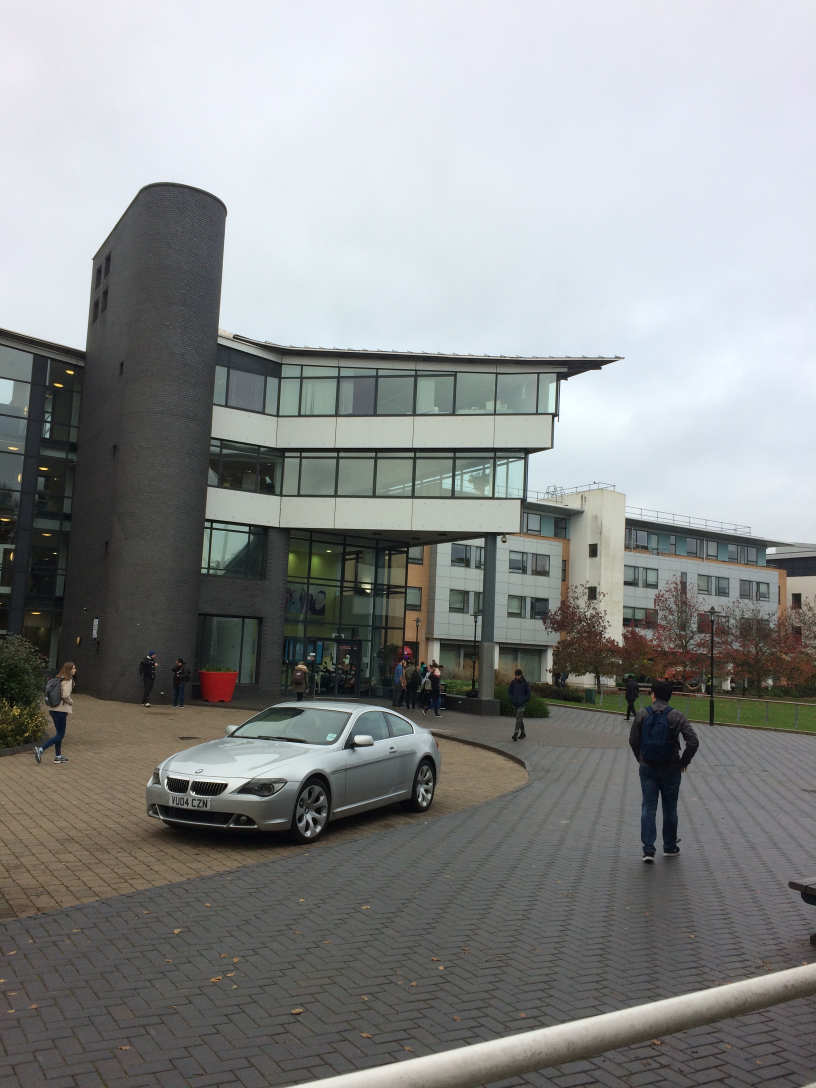
//> input picture img1.jpg, 2448 x 3264 px (shown at 1/3 size)
$ ./main   (built with g++ and OpenCV 4)
//> lines starting //> are read from the running program, lines starting //| are printed output that depends on the picture
#include <opencv2/features2d.hpp>
#include <opencv2/opencv.hpp>
#include <opencv2/highgui.hpp>      //for imshow
#include <opencv2/calib3d.hpp>      //for imshow
#include <opencv2/xfeatures2d.hpp>      //for imshow
#include <opencv2/imgproc.hpp>

#include <vector>
#include <iostream>
#include <iomanip>
#include <iostream>
#include <stdio.h>
#include <time.h>
#include <algorithm>

#define PI 3.14159265

using namespace std;
using namespace cv;
//#include <vector>

//RobustMatcher class taken from OpenCV2 Computer Vision Application Programming Cookbook Ch 9
class RobustMatcher {
  private:
     // pointer to the feature point detector object
     //cv::Ptr<cv::FeatureDetector> detector;
     // pointer to the feature descriptor extractor object
     //cv::Ptr<cv::DescriptorExtractor> extractor;
     // pointer to the matcher object
     //cv::Ptr<cv::DescriptorMatcher > matcher;
     float ratio; // max ratio between 1st and 2nd NN
     bool refineF; // if true will refine the F matrix
     double distance; // min distance to epipolar
     double confidence; // confidence level (probability)
  public:
     RobustMatcher() : ratio(0.95f), refineF(false),
                       confidence(0.99), distance(10.0) {

     }


  void setConfidenceLevel(
         double conf) {
     confidence= conf;
  }
  //Set MinDistanceToEpipolar
  void setMinDistanceToEpipolar(
         double dist) {
     distance= dist;
  }
  //Set ratio
  void setRatio(
         float rat) {
     ratio= rat;
  }

  // Clear matches for which NN ratio is > than threshold
  // return the number of removed points
  // (corresponding entries being cleared,
  // i.e. size will be 0)
  int ratioTest(std::vector<std::vector<cv::DMatch> >
                                               &matches) {
    int removed=0;
      // for all matches
    for (std::vector<std::vector<cv::DMatch> >::iterator
             matchIterator= matches.begin();
         matchIterator!= matches.end(); ++matchIterator) {
           // if 2 NN has been identified
           if (matchIterator->size() > 1) {
               // check distance ratio
               if ((*matchIterator)[0].distance/
                   (*matchIterator)[1].distance > ratio) {
                  matchIterator->clear(); // remove match
                  removed++;
               }
           } else { // does not have 2 neighbours
               matchIterator->clear(); // remove match
               removed++;
           }
    }
    return removed;
  }

  // Insert symmetrical matches in matches vector
  void symmetryTest(
      const std::vector<std::vector<cv::DMatch> >& matches1,
      const std::vector<std::vector<cv::DMatch> >& matches2,
      std::vector<cv::DMatch>& symMatches) {
    // for all matches image 1 -> image 2
    for (std::vector<std::vector<cv::DMatch> >::
             const_iterator matchIterator1= matches1.begin();
         matchIterator1!= matches1.end(); ++matchIterator1) {
       // ignore deleted matches
       if (matchIterator1->size() < 2)
           continue;
       // for all matches image 2 -> image 1
       for (std::vector<std::vector<cv::DMatch> >::
          const_iterator matchIterator2= matches2.begin();
           matchIterator2!= matches2.end();
           ++matchIterator2) {
           // ignore deleted matches
           if (matchIterator2->size() < 2)
              continue;
           // Match symmetry test
           if ((*matchIterator1)[0].queryIdx ==
               (*matchIterator2)[0].trainIdx &&
               (*matchIterator2)[0].queryIdx ==
               (*matchIterator1)[0].trainIdx) {


               // add symmetrical match
                 symMatches.push_back(
                   cv::DMatch((*matchIterator1)[0].queryIdx,
                             (*matchIterator1)[0].trainIdx,
                             (*matchIterator1)[0].distance));
                 break; // next match in image 1 -> image 2
           }
       }
    }
  }

  // Identify good matches using RANSAC
  // Return fundemental matrix
  cv::Mat ransacTest(
      const std::vector<cv::DMatch>& matches,
      const std::vector<cv::KeyPoint>& keypoints1,
      const std::vector<cv::KeyPoint>& keypoints2,
      std::vector<cv::DMatch>& outMatches) {
   // Convert keypoints into Point2f
   std::vector<cv::Point2f> points1, points2;
   cv::Mat fundemental;
   for (std::vector<cv::DMatch>::
         const_iterator it= matches.begin();
       it!= matches.end(); ++it) {
       // Get the position of left keypoints
       float x= keypoints1[it->queryIdx].pt.x;
       float y= keypoints1[it->queryIdx].pt.y;
       points1.push_back(cv::Point2f(x,y));
       // Get the position of right keypoints
       x= keypoints2[it->trainIdx].pt.x;
       y= keypoints2[it->trainIdx].pt.y;
       points2.push_back(cv::Point2f(x,y));
    }
   // Compute F matrix using RANSAC
   std::vector<uchar> inliers(points1.size(),0);
   if (points1.size()>0&&points2.size()>0){
      cv::Mat fundemental= cv::findFundamentalMat(
         cv::Mat(points1),cv::Mat(points2), // matching points
          inliers,       // match status (inlier or outlier)
          CV_FM_RANSAC, // RANSAC method
          distance,      // distance to epipolar line
          confidence); // confidence probability
      // extract the surviving (inliers) matches
      std::vector<uchar>::const_iterator
                         itIn= inliers.begin();
      std::vector<cv::DMatch>::const_iterator
                         itM= matches.begin();
      // for all matches
      for ( ;itIn!= inliers.end(); ++itIn, ++itM) {
         if (*itIn) { // it is a valid match
             outMatches.push_back(*itM);
          }
       }
       if (refineF) {
       // The F matrix will be recomputed with
       // all accepted matches
          // Convert keypoints into Point2f
          // for final F computation
          points1.clear();
          points2.clear();
          for (std::vector<cv::DMatch>::
                 const_iterator it= outMatches.begin();
              it!= outMatches.end(); ++it) {
              // Get the position of left keypoints
              float x= keypoints1[it->queryIdx].pt.x;
              float y= keypoints1[it->queryIdx].pt.y;
              points1.push_back(cv::Point2f(x,y));
              // Get the position of right keypoints
              x= keypoints2[it->trainIdx].pt.x;
              y= keypoints2[it->trainIdx].pt.y;
              points2.push_back(cv::Point2f(x,y));
          }
          // Compute 8-point F from all accepted matches
          if (points1.size()>0&&points2.size()>0){
             fundemental= cv::findFundamentalMat(
                cv::Mat(points1),cv::Mat(points2), // matches
                CV_FM_8POINT); // 8-point method
          }
       }
    }
    return fundemental;
  }

  // Match feature points using symmetry test and RANSAC
  // returns fundemental matrix
  cv::Mat match(Ptr<ORB>& orb,
		  	  	cv::Mat& image1,
                cv::Mat& image2, // input images
				cv::Mat& descriptors1,
     // output matches and keypoints
     std::vector<cv::DMatch>& matches,
     std::vector<cv::KeyPoint>& keypoints1,
     std::vector<cv::KeyPoint>& keypoints2) {

   cv::Mat descriptors2;

   orb->detectAndCompute(image2, noArray(), keypoints2, descriptors2);

   // 2. Match the two image descriptors
   // Construction of the matcher
   //cv::BruteForceMatcher<cv::L2<float>> matcher;
   // from image 1 to image 2
   // based on k nearest neighbours (with k=2)
   BFMatcher matcher(NORM_HAMMING);

   std::vector<std::vector<cv::DMatch> > matches1;
   matcher.knnMatch(descriptors1,descriptors2,
       matches1, // vector of matches (up to 2 per entry)
       2);        // return 2 nearest neighbours
    // from image 2 to image 1
    // based on k nearest neighbours (with k=2)

    std::vector<std::vector<cv::DMatch> > matches2;
    matcher.knnMatch(descriptors2,descriptors1,
       matches2, // vector of matches (up to 2 per entry)
       2);        // return 2 nearest neighbours
    // 3. Remove matches for which NN ratio is
    // > than threshold
    // clean image 1 -> image 2 matches
    int removed= ratioTest(matches1);
    // clean image 2 -> image 1 matches
    removed= ratioTest(matches2);
    // 4. Remove non-symmetrical matches
    std::vector<cv::DMatch> symMatches;
    symmetryTest(matches1,matches2,symMatches);

    // [42 lines of commented-out code are left out]
    cv::Mat fundemental= ransacTest(symMatches,
                keypoints1, keypoints2, matches);
    // return the found fundemental matrix

    //Alternate Step 5 - finding homography
    //std::vector<uchar> inliers(keypoints1.size(), 0);
    //cv::Mat homography = cv::findHomography(cv::Mat(keypoints1), cv::Mat(keypoints2), inliers, CV_RANSAC, 1.);

    return fundemental;
  }
};


// set parameters
int main(int argc, char *argv[]) {

	//Instantiate robust matcher

	RobustMatcher rmatcher;

	//instantiate detector, extractor, matcher


	//Load input image detect keypoints
	int64 t0 = cv::getTickCount();
	cv::Mat img1;
	std::vector<cv::KeyPoint> img1_keypoints;
	cv::Mat descriptors1;

	cv::Mat img2;

	std::vector<cv::DMatch>  matches;
	img1 = imread("./img1.jpg", IMREAD_GRAYSCALE);
//> img1: 3264 rows x 2448 cols, CV_8UC1; min 0, max 255, mean 140.4
	resize(img1, img1, Size(480,360));
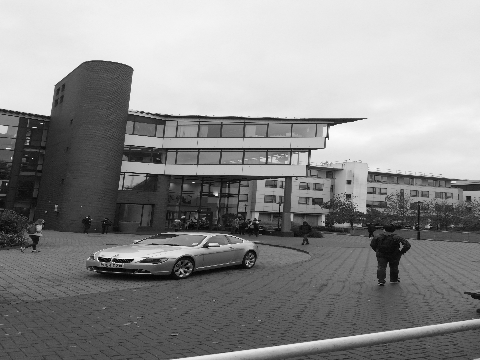
//> img1: 360 rows x 480 cols, CV_8UC1; min 1, max 252, mean 140.3
	medianBlur(img1, img1, 5);
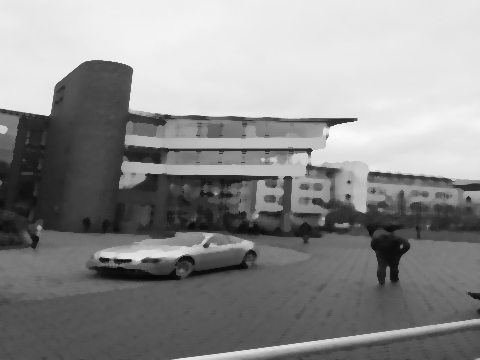
//> img1: 360 rows x 480 cols, CV_8UC1; min 7, max 251, mean 141.3

	Ptr<ORB> orb = ORB::create(500);

	orb->detectAndCompute(img1, noArray(), img1_keypoints, descriptors1);
//> img1_keypoints = 500 keypoints; strongest (x, y, size): (310, 150, 31), (355, 119, 31), (309, 154, 31), (308, 153, 44.6)


	img2 = imread("./img2.jpg" , IMREAD_GRAYSCALE );
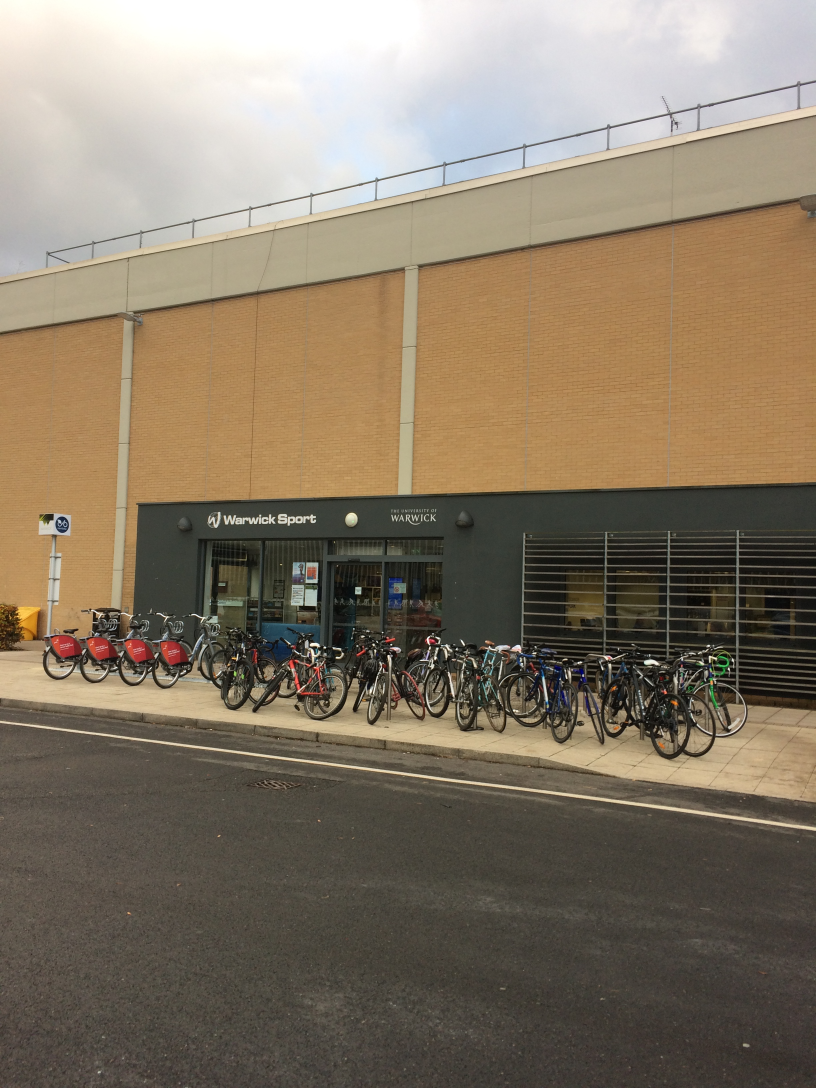
//> input picture img2.jpg, 2448 x 3264 px (shown at 1/3 size)
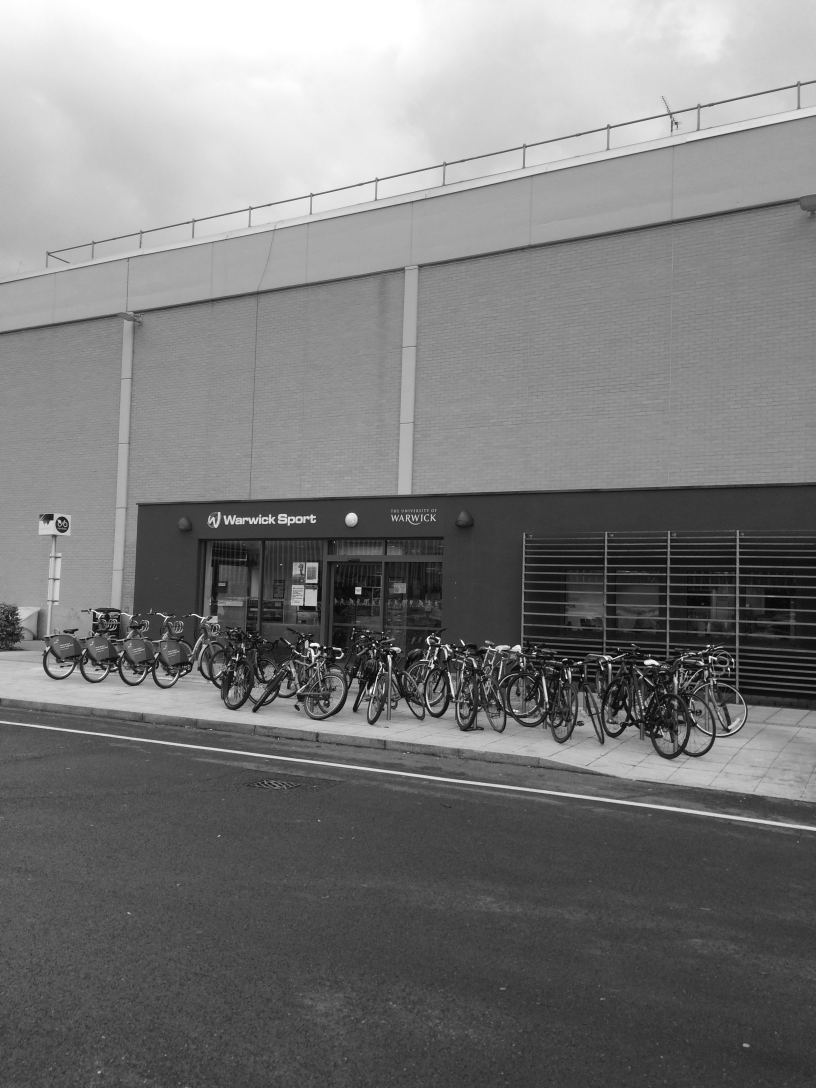
//> img2: 3264 rows x 2448 cols, CV_8UC1 (shown at 1/3 size); min 0, max 255, mean 122.6
	std::vector<cv::KeyPoint> img2_keypoints;


	int j=2;
	char * filename = new char[100];
	while(img2.data)
	{
	    sprintf(filename, "./img%i.jpg",j);
	    cout <<filename <<endl;
	    img2 = imread(filename, IMREAD_GRAYSCALE );
	    if(!img2.data )
	    {
	        // no more images
	        break;
	    }

		resize(img2, img2, Size(480,360));
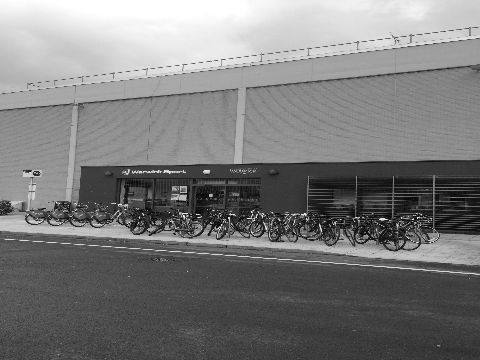
//> img2: 360 rows x 480 cols, CV_8UC1; min 4, max 255, mean 122.4
		//resize(img1R, img1, size(), 0, 0, INTER_NEAREST);


		medianBlur(img2, img2, 5);
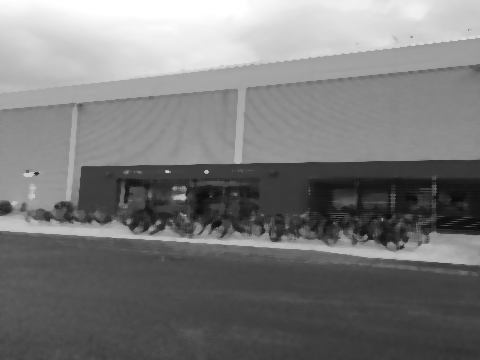
//> img2: 360 rows x 480 cols, CV_8UC1; min 12, max 255, mean 122.1


	    Mat fundemental = rmatcher.match(orb, img1, img2, descriptors1, matches, img1_keypoints, img2_keypoints);
//> in match, `orb->detectAndCompute(image2, noArray(), keypoints2, descriptors2);`: keypoints2 = 500 keypoints; strongest (x, y, size): (35, 173, 31), (206, 172, 37.2), (37, 173, 31), (184, 197, 44.6)
//> in match, `matcher.knnMatch(descriptors1,descriptors2, matches1, 2);`: matches1 = 500 matches
//> after the loop in ratioTest, `for (std::vector<std::vector<cv::DMatch> >::iterator`: removed = 301
//> in match, `removed= ratioTest(matches2);`: removed = 272
//> after the loop in symmetryTest, `for (std::vector<std::vector<cv::DMatch> >::`: symMatches = 49 matches
//> the loop in ransacTest, `for (std::vector<cv::DMatch>:: const_iterator it= matches.begin(); it!..` made 49 passes
//> in ransacTest, `cv::Mat fundemental= cv::findFundamentalMat( cv::Mat(points1),cv::Mat(..`: inliers = 49 values, max 1 at index 3, min 0 at index 0, mean 0.408; fundemental = [[4.07e-06, 5.81e-06, -0.00209], [-6.97e-06, 2.08e-05, -0.00262], [0.000766, -0.00582, 1]]
//> the loop in ransacTest, `for ( ;itIn!= inliers.end(); ++itIn, ++itM)` made 49 passes
//> in match, `cv::Mat fundemental= ransacTest(symMatches, keypoints1, keypoints2, ma..`: matches = 20 matches
//> matches = 20 matches; img2_keypoints has the same summary as keypoints2 in match; fundemental = empty

	    const int symMatchCount = matches.size();
//> symMatchCount = 20
	   	    	//float meanboy;
	   	        Point2f point1;
	   	        Point2f point2;
	   	        float median;
	   	        float meanBoy=0;
	   	        float greatest = 0;
	   	        float lowest = 0;
	   	        int count = 0;
	   	     vector<float> angleList;
			 for(auto i = matches.begin(); i != matches.end();)
	   	        {
	   	            point1 = img1_keypoints[matches[count].queryIdx].pt;
	   	            point2 = img2_keypoints[matches[count].trainIdx].pt;
	   	        	float deltaY = ((360-point2.y) - (360-point1.y));
	   	        	float deltaX = (point2.x - point1.x);

	   	        	float angle = atan2 (deltaY, deltaX) * 180 / PI;
	   	        	cout << "ORB Matching Results" << angle <<endl;
	   	        	if (angle > greatest) greatest = angle;
	   	        	if (angle < lowest) lowest = angle;
	   	        	meanBoy += angle;
	   	        	angleList.push_back (angle);
	   	        	std::cout << "points " << "(" << point1.x << "," <<360-point1.y<<") (" << point2.x << ","<<360-point2.y<<") angle:" <<angle << std::endl;

	   	        	if (angle>-20 | angle < 120)
	   	        		matches.erase(i);

	   	        	//{i++; count++;}
	   	        	else {
	   	        		++i;
	   	        		count++;
	   	        	}
	   	            // do something with the best points...
	   	        }
//> this loop made 20 passes
//> (point1, point2, deltaY, deltaX, angle, greatest, meanBoy) on passes 13, 14, 19: (Point(95.04, 256.3), Point(253.8, 229.9), 26.4, 158.8, 9.44, 9.44, -1427.9), (Point(205.6, 243.6), Point(133.9, 233.3), 10.37, -71.71, 171.8, 171.8, -1256.1), (Point(358.3, 204.2), Point(126, 173), 31.24, -232.3, 172.3, 172.3, -942.1)
//> (point1, point2, deltaY, deltaX, angle, lowest, meanBoy) on pass 1: (Point(277, 181), Point(74.3, 202.2), -21.18, -202.7, -174, -174, -174)
//| ORB Matching Results-174.036
//| points (277,179) (74.304,157.824) angle:-174.036
//| ORB Matching Results-140.627
//| points (329,234) (208.8,135.36) angle:-140.627
//> (the first 4 of 16 printed lines)
//> (output is shown up to pass 8 of 20)
//> after the loop, greatest = 172.3; lowest = -174; meanBoy = -997.7; count = 0
	   	    	std::cout << "Mean" << meanBoy/symMatchCount << std::endl;
//| Mean-49.8831
			 std::sort(angleList.begin(), angleList.end());
//> angleList = 20 values from -174 to 172.3
						         if(angleList.size() % 2 == 0)
						                 median = (angleList[angleList.size()/2 - 1] + angleList[angleList.size()/2]) / 2;
//> median = -66.58
						         else
						                 median = angleList[angleList.size()/2];

						         size_t n = angleList.size() / 2;
//> n = 10
						             nth_element(angleList.begin(), angleList.begin()+n, angleList.end());
//> angleList = 20 values, max 172.3 at index 19, min -174 at index 1, mean -49.88
						    	    	std::cout << "new Median method " << angleList[n] << std::endl;
//| new Median method -66.5765
						    	    	std::cout << "greatest " << greatest << "|| lowest "<< lowest << std::endl;
//| greatest 172.341|| lowest -174.036

				   	    	std::cout << "No of matches by shehel: " << angleList[35] << " size " << symMatchCount << std::endl;
//| No of matches by shehel: 0 size 20
				   	    	std::cout << "Median" << median << std::endl;
//| Median-66.5849
	   	    	std::cout << "____________________________________________"<< std::endl;

			 for(size_t i = 0; i < matches.size(); i++)
	   	        {
	   	            point1 = img1_keypoints[matches[i].queryIdx].pt;
	   	            point2 = img2_keypoints[matches[i].trainIdx].pt;
	   	        	float angle = ((360-point2.y) - (360-point1.y)) / (point2.x - point1.x);

	   	        	if (angle > greatest) greatest = angle;
	   	        	if (angle < lowest) lowest = angle;

	   	        	//angleList.push_back (angle);
	   	        	std::cout << "points " << "(" << point1.x << "," <<360-point1.y<<") (" << point2.x << ","<<360-point2.y<<") angle:" <<angle << std::endl;

	   	        	//if (angle>0.5 | angle < -0.7)
	   	        		//matches.erase(matches.begin()+i);
	   	            // do something with the best points...
	   	        }
//> this loop made 0 passes
//> after the loop, greatest = 172.3; lowest = -174


	    std::string text = "res";
	    text += std::to_string(j);
	    text += ".png";
	    	drawMatches(img1, img1_keypoints, img2, img2_keypoints, matches, fundemental);
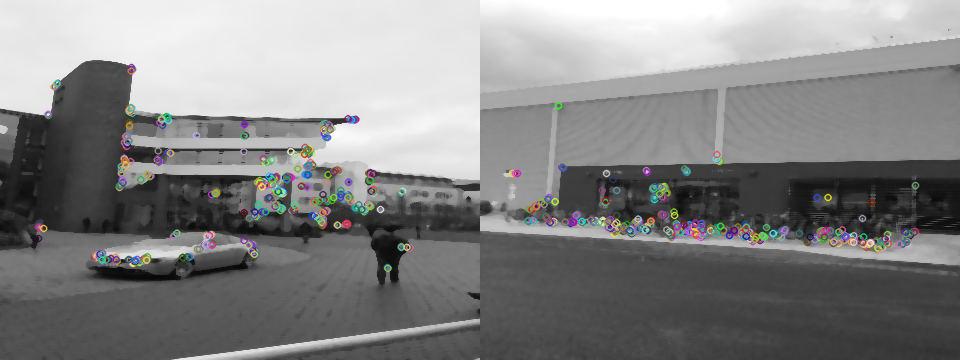
//> fundemental: 360 rows x 960 cols, CV_8UC3; mean B, G, R 132.3, 132.4, 132.4
	    	      imwrite(text, fundemental);
	    	//
	    	//          double inlier_ratio = inliers1.size() * 1.0 / matched1.size();
	    	        cout << "ORB Matching Results" << endl;
	    	        cout << "*******************************" << endl;
	    	        cout << "# Keypoints 1:                        \t" << img1_keypoints.size() << endl;
//| # Keypoints 1:                        	500
	    	        cout << "# Keypoints 2:                        \t" << img2_keypoints.size() << endl;
//| # Keypoints 2:                        	500
	    	        cout << "# Matches:                            \t" << matches.size() << endl;
//| # Matches:                            	0
	    	//        cout << "# Inliers:                            \t" << inliers1.size() << endl;
	    	//        cout << "# Inliers Ratio:                      \t" << inlier_ratio << endl;
	    	        cout << endl;

	    	matches.clear();
	    	img2_keypoints.clear();
//> img2_keypoints = 0 keypoints
	    	j++;
	}
//> after the loop, matches = 0 matches
	//img2 = imread("../IMG_4847.JPG", IMREAD_GRAYSCALE);
	int64 t1 = cv::getTickCount();
	double secs = (t1-t0)/cv::getTickFrequency();
	std::cout << "Times passed in seconds: " << secs << std::endl;
	//equalizeHist(img1, img1);
	//equalizeHist(img2, img2);


}
